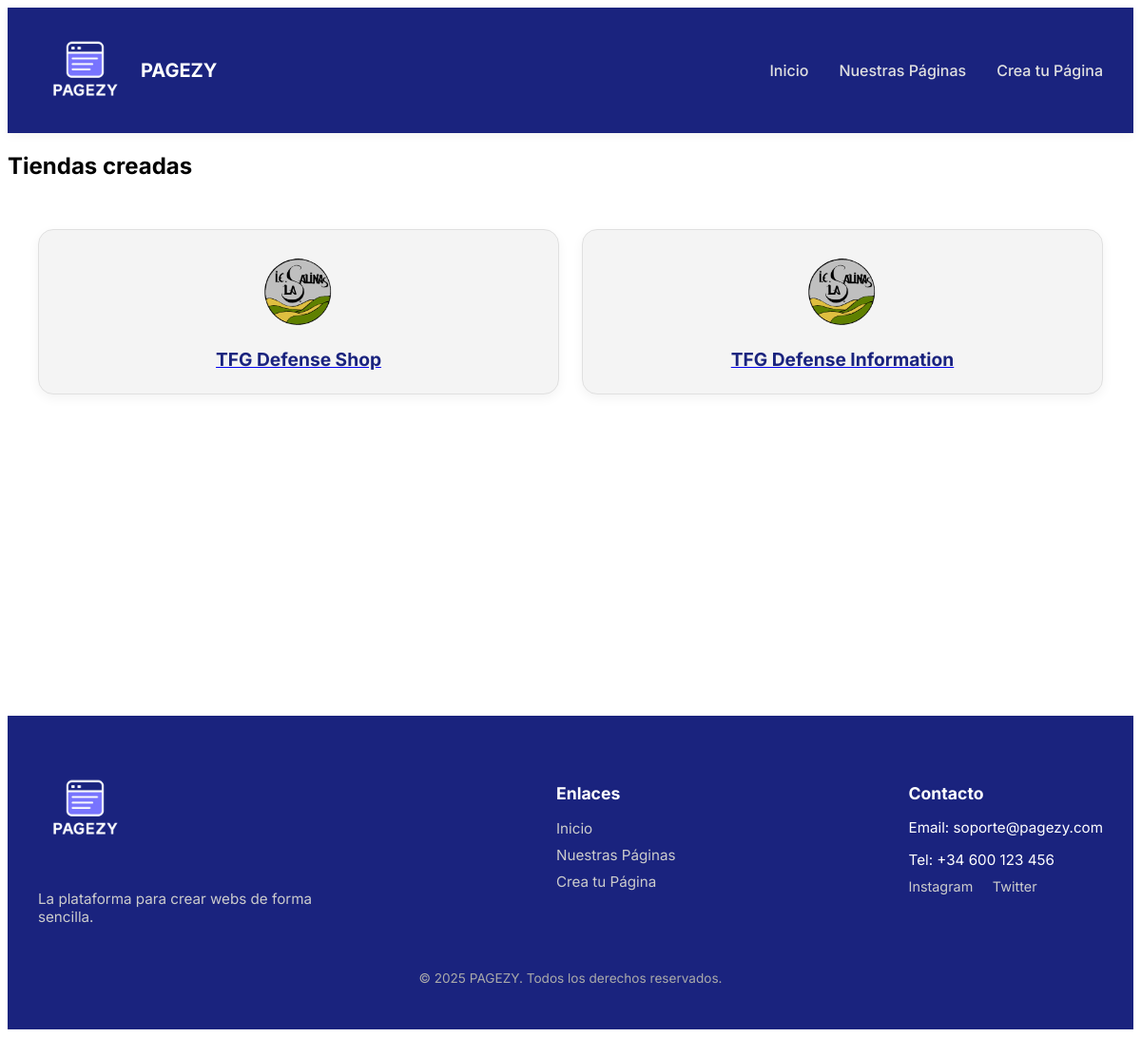
The page /pages/ on the database its author committed.
### app/models_publicos.py (models this page shows)
class TiendaPublica(db.Model):
    id = db.Column(db.Integer, primary_key=True)
    nombre_tienda = db.Column(db.String(100), unique=True, nullable=False)
    email_contacto = db.Column(db.String(120), nullable=False)
    ruta_db = db.Column(db.String(255), nullable=False)  # Ruta al archivo .db de la tienda
    fecha_creacion = db.Column(db.DateTime, default=datetime.utcnow)

### app/routes/webs.py (the view)
@tiendas_bp.route("/")
def lista_tiendas():
    tiendas = TiendaPublica.query.all()
    return render_template("PaginasPresentacion/tiendas/lista_tiendas.html", tiendas=tiendas)

### app/templates/PaginasPresentacion/tiendas/lista_tiendas.html
{% extends 'PaginasPresentacion/base.html' %}
{% block content %}
<h2>Tiendas creadas</h2>
<div class="grid-tarjetas">
  {% for tienda in tiendas %}
  <a href="{{ url_for('tienda_publica.ver_tienda', nombre_tienda=tienda.nombre_tienda) }}" class="tienda">
    <div class="tarjeta-tienda">
      <div class="logo-tienda">
        <img src="/static/logos/{{ tienda.nombre_tienda }}_logo.png" alt="Logo de {{ tienda.nombre_tienda }}">
      </div>
      <h3>{{ tienda.nombre_tienda }}</h3>
    </div>
  </a>
  {% endfor %}
</div>
{% endblock %}

### app/templates/PaginasPresentacion/base.html (shortened to what this page needs)
<!DOCTYPE html>
<html lang="es">
<head>
  <link rel="stylesheet" href="{{ url_for('static', filename='css/Presentacion/main.css') }}">
</head>
<body>
  {% include 'PaginasPresentacion/navbar.html' %}
  <main>
    {% block content %}{% endblock %}
  </main>
  {% include 'PaginasPresentacion/footer.html' %}
</body>
</html>

### app/templates/PaginasPresentacion/navbar.html (shortened to what this page needs)
<nav class="navbar">
  <div class="container">
    <a href="/" class="navbar-logo">
      <img src="{{ url_for('static', filename='imgs/pagezy1.png') }}" alt="PAGEZY Logo">
      <span>PAGEZY</span>
    </a>
    <ul class="nav-links">
      <li><a href="/">Inicio</a></li>
      <li><a href="{{ url_for('tiendas.lista_tiendas') }}">Nuestras Páginas</a></li>
      <li><a href="{{ url_for('crear_tienda.paso1') }}">Crea tu Página</a></li>
    </ul>
  </div>
</nav>

### app/templates/PaginasPresentacion/footer.html (shortened to what this page needs)
<footer class="footer">
  <div class="container">
    <div class="footer-grid">
      <div class="footer-brand">
        <img src="{{ url_for('static', filename='imgs/pagezy1.png') }}" alt="PAGEZY Logo">
        <p>La plataforma para crear webs de forma sencilla.</p>
      </div>
      <div class="footer-links">
        <h4>Enlaces</h4>
        <ul>
          <li><a href="/">Inicio</a></li>
          <li><a href="{{ url_for('tiendas.lista_tiendas') }}">Nuestras Páginas</a></li>
          <li><a href="{{ url_for('crear_tienda.paso1') }}">Crea tu Página</a></li>
        </ul>
      </div>
      <div class="footer-contacto">
        <h4>Contacto</h4>
        <p>Email: soporte@pagezy.com</p>
        <p>Tel: +34 600 123 456</p>
        <div class="social">
          <a href="#"> Instagram</a>
          <a href="#"> Twitter</a>
        </div>
      </div>
    </div>
    <div class="footer-copy">
      <p>&copy; 2025 PAGEZY. Todos los derechos reservados.</p>
    </div>
  </div>
</footer>

### app/static/css/Presentacion/main.css (style rules this page uses)
.navbar { background-color: #1a237e; box-shadow: 0 2px 10px rgba(0, 0, 0, 0.05); padding: 1rem 0; position: sticky; top: 0; z-index: 1000; }
.navbar .container { max-width: 1200px; margin: 0 auto; padding: 0 2rem; display: flex; align-items: center; justify-content: space-between; flex-wrap: wrap; }
.navbar .navbar-logo { display: flex; align-items: center; text-decoration: none; }
.navbar .navbar-logo img { height: 100px; margin-right: 0.5rem; }
.navbar .navbar-logo span { font-weight: bold; font-size: 1.25rem; color: #fff; }
.navbar .nav-links { list-style: none; display: flex; gap: 2rem; }
.navbar .nav-links li a { text-decoration: none; color: #e0e0e0; font-weight: 500; transition: color 0.3s; }
.footer { background-color: #1a237e; color: #fff; padding: 3rem 2rem 2rem 2rem; }
.footer .container { max-width: 1200px; margin: 0 auto; }
.footer .footer-grid { display: flex; justify-content: space-between; flex-wrap: wrap; gap: 2rem; }
.footer .footer-grid .footer-brand { max-width: 300px; }
.footer .footer-grid .footer-brand img { height: 100px; margin-bottom: 1rem; }
.footer .footer-grid .footer-brand p { font-size: 0.95rem; color: #ccc; }
.footer .footer-grid .footer-links h4, .footer .footer-grid .footer-contacto h4 { font-size: 1.1rem; margin-bottom: 1rem; color: #fff; }
.footer .footer-grid .footer-links ul, .footer .footer-grid .footer-contacto ul { list-style: none; padding: 0; }
.footer .footer-grid .footer-links ul li, .footer .footer-grid .footer-contacto ul li { margin-bottom: 0.5rem; }
.footer .footer-grid .footer-links ul li a, .footer .footer-grid .footer-contacto ul li a { color: #ccc; text-decoration: none; font-size: 0.95rem; }
.footer .footer-grid .footer-links p, .footer .footer-grid .footer-contacto p { font-size: 0.95rem; margin-bottom: 0.5rem; }
.footer .footer-grid .footer-links .social, .footer .footer-grid .footer-contacto .social { margin-top: 0.5rem; }
.footer .footer-grid .footer-links .social a, .footer .footer-grid .footer-contacto .social a { display: inline-block; margin-right: 1rem; color: #ccc; font-size: 0.9rem; text-decoration: none; }
.footer .footer-copy { margin-top: 2rem; text-align: center; font-size: 0.85rem; color: #aaa; }
.grid-tarjetas { display: grid; grid-template-columns: repeat(auto-fit, minmax(200px, 1fr)); gap: 1.5rem; padding: 2rem; min-height: 60vh; }
.tarjeta-tienda { border: 1px solid #e0e0e0; padding: 1.5rem; text-align: center; border-radius: 1rem; background-color: #f4f4f4; box-shadow: 0 4px 12px rgba(0, 0, 0, 0.05); transition: transform 0.2s ease; }
.tarjeta-tienda img { max-height: 80px; object-fit: contain; margin-bottom: 1rem; }
.tarjeta-tienda h3 { font-size: 1.2rem; color: #1a237e; margin: 0; }
body { font-family: "Inter", sans-serif; }

### rows shown on the page
TiendaPublica: nombre_tienda (picture), nombre_tienda "TFG Defense Shop"
TiendaPublica: nombre_tienda (picture), nombre_tienda "TFG Defense Information"
